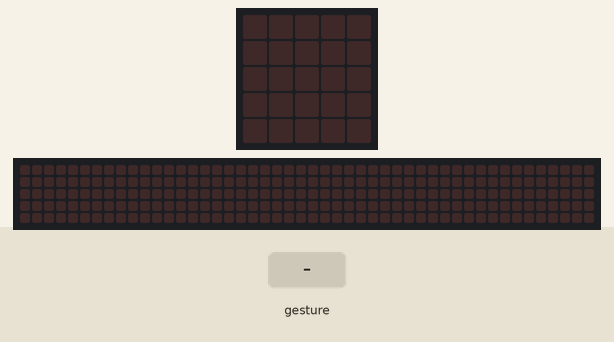
This program was run on a simulated BBC micro:bit (MakeCode). On the bench: the board's 5×5 LED display, a strip that is not on the board, showing the scrolling text unrolled. The inputs (shaded band) are chosen by the test bench. A tilt is held for 1.5 s and a shake lasts 1 s, then the board lies face up again; the 48×5 strip is a reading aid, not a part: it shows the text the display is scrolling, unrolled, one strip-width of it at a time.

Above: at 1.2 s.
1.3 s: gesture 'shake'
At 1.57 s:
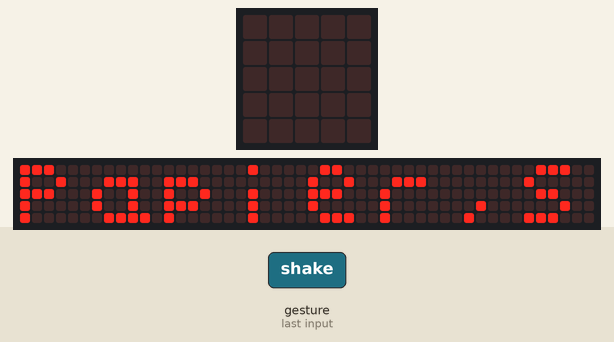
At 20.4 s:
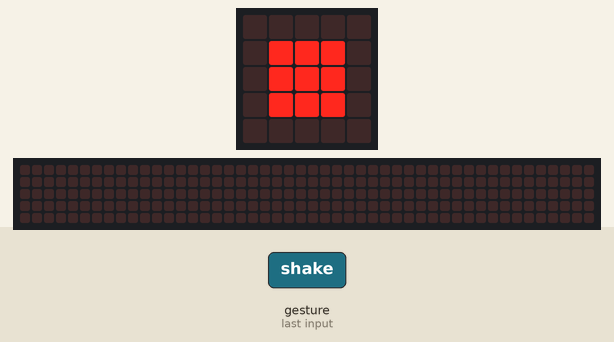

The program:

main.ts
```typescript
let hand = 0
input.onGesture(Gesture.Shake, function () {
    basic.showString("Papier,Stein,Schere")
    if (hand) {
        hand = 1
        basic.showLeds(`
            # # # # #
            # . . . #
            # . . . #
            # . . . #
            # # # # #
            `)
    } else if (hand == 2) {
        basic.showLeds(`
            # # . . #
            # # . # .
            . . # # .
            # # . # .
            # # . . #
            `)
    } else {
        basic.showLeds(`
            . . . . .
            . # # # .
            . # # # .
            . # # # .
            . . . . .
            `)
    }
})
basic.forever(function () {

})
```

test.ts
```typescript
// Hier kann man Tests durchführen; diese Datei wird nicht kompiliert, wenn dieses Paket als Erweiterung verwendet wird.
```

Measured:
- after the input at 1.3 s, the display: changes after 0.20 s (image 1)
